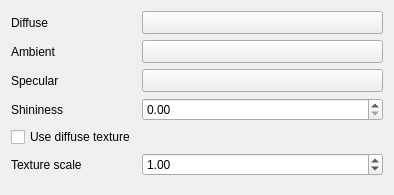
<?xml version="1.0" encoding="UTF-8"?>
<ui version="4.0">
 <class>PhongMaterialWidget</class>
 <widget class="QWidget" name="PhongMaterialWidget">
  <property name="geometry">
   <rect>
    <x>0</x>
    <y>0</y>
    <width>394</width>
    <height>195</height>
   </rect>
  </property>
  <property name="windowTitle">
   <string notr="true">Form</string>
  </property>
  <layout class="QFormLayout" name="formLayout">
   <item row="0" column="0">
    <widget class="QLabel" name="lblDiffuse">
     <property name="text">
      <string>Diffuse</string>
     </property>
    </widget>
   </item>
   <item row="0" column="1">
    <widget class="QgsColorButton" name="btnDiffuse">
     <property name="sizePolicy">
      <sizepolicy hsizetype="Expanding" vsizetype="Fixed">
       <horstretch>0</horstretch>
       <verstretch>0</verstretch>
      </sizepolicy>
     </property>
     <property name="minimumSize">
      <size>
       <width>120</width>
       <height>0</height>
      </size>
     </property>
    </widget>
   </item>
   <item row="1" column="0">
    <widget class="QLabel" name="lblAmbient">
     <property name="text">
      <string>Ambient</string>
     </property>
    </widget>
   </item>
   <item row="1" column="1">
    <widget class="QgsColorButton" name="btnAmbient">
     <property name="sizePolicy">
      <sizepolicy hsizetype="Expanding" vsizetype="Fixed">
       <horstretch>0</horstretch>
       <verstretch>0</verstretch>
      </sizepolicy>
     </property>
     <property name="minimumSize">
      <size>
       <width>120</width>
       <height>0</height>
      </size>
     </property>
    </widget>
   </item>
   <item row="2" column="0">
    <widget class="QLabel" name="lblSpecular">
     <property name="text">
      <string>Specular</string>
     </property>
    </widget>
   </item>
   <item row="2" column="1">
    <widget class="QgsColorButton" name="btnSpecular">
     <property name="sizePolicy">
      <sizepolicy hsizetype="Expanding" vsizetype="Fixed">
       <horstretch>0</horstretch>
       <verstretch>0</verstretch>
      </sizepolicy>
     </property>
     <property name="minimumSize">
      <size>
       <width>120</width>
       <height>0</height>
      </size>
     </property>
    </widget>
   </item>
   <item row="3" column="0">
    <widget class="QLabel" name="lblShininess">
     <property name="text">
      <string>Shininess</string>
     </property>
    </widget>
   </item>
   <item row="3" column="1">
    <widget class="QgsDoubleSpinBox" name="spinShininess">
     <property name="maximum">
      <double>1000.000000000000000</double>
     </property>
    </widget>
   </item>
   <item row="4" column="1">
    <widget class="QgsFileWidget" name="textureFile" native="true"/>
   </item>
   <item row="4" column="0">
    <widget class="QCheckBox" name="useDiffuseCheckBox">
     <property name="text">
      <string>Use diffuse texture</string>
     </property>
     <property name="checked">
      <bool>false</bool>
     </property>
    </widget>
   </item>
   <item row="5" column="1">
    <widget class="QDoubleSpinBox" name="textureScaleSpinBox">
     <property name="minimum">
      <double>0.010000000000000</double>
     </property>
     <property name="maximum">
      <double>100.000000000000000</double>
     </property>
     <property name="singleStep">
      <double>1.000000000000000</double>
     </property>
     <property name="value">
      <double>1.000000000000000</double>
     </property>
    </widget>
   </item>
   <item row="5" column="0">
    <widget class="QLabel" name="lblTextureScale">
     <property name="text">
      <string>Texture scale</string>
     </property>
    </widget>
   </item>
  </layout>
 </widget>
 <customwidgets>
  <customwidget>
   <class>QgsDoubleSpinBox</class>
   <extends>QDoubleSpinBox</extends>
   <header>qgsdoublespinbox.h</header>
  </customwidget>
  <customwidget>
   <class>QgsColorButton</class>
   <extends>QToolButton</extends>
   <header>qgscolorbutton.h</header>
   <container>1</container>
  </customwidget>
  <customwidget>
   <class>QgsFileWidget</class>
   <extends>QWidget</extends>
   <header>qgsfilewidget.h</header>
   <container>1</container>
  </customwidget>
 </customwidgets>
 <resources/>
 <connections/>
</ui>
